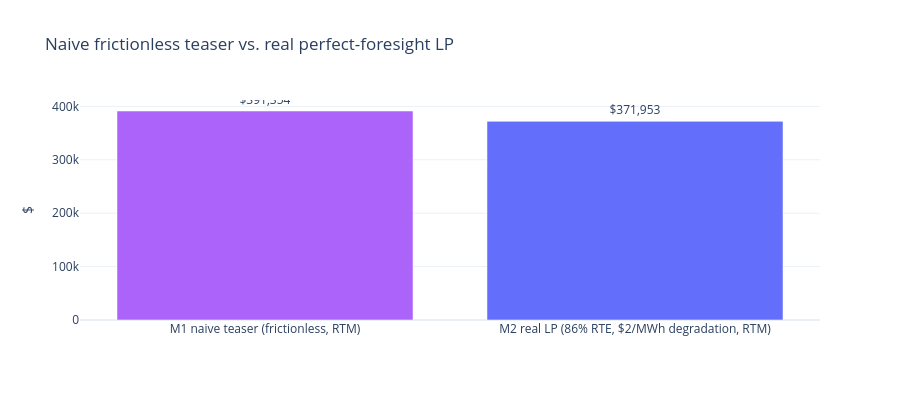

Source (notebook cell):
### Markdown cell above
## 5. Comparison to M1's naive teaser

M1's showcase notebook computed a deliberately naive "sort each day's RTM prices, charge at the 8 cheapest 15-min intervals, discharge at the 8 priciest" number: **$391,354** for the month. The real LP's RTM-only result is *lower* — not a bug. The naive calculation assumed frictionless 100% round-trip efficiency and zero degradation cost; the real LP applies the actual `BatterySpec` defaults (86% RTE, $2/MWh degradation). A physically realistic ceiling is necessarily below a frictionless one.

### Code cell
naive_m1_estimate = 391354
comparison = pd.DataFrame([
    {"method": "M1 naive teaser (frictionless, RTM)", "revenue_usd": naive_m1_estimate},
    {"method": "M2 real LP (86% RTE, $2/MWh degradation, RTM)", "revenue_usd": rtm_result.total_revenue_usd},
])
fig = go.Figure(go.Bar(x=comparison["method"], y=comparison["revenue_usd"],
                        marker_color=["#AB63FA", "#636EFA"],
                        text=comparison["revenue_usd"].map(lambda v: f"${v:,.0f}"), textposition="outside"))
fig.update_layout(title="Naive frictionless teaser vs. real perfect-foresight LP", yaxis_title="$", height=400)
fig.show()

pct_of_naive = rtm_result.total_revenue_usd / naive_m1_estimate * 100
print(f"Real LP captures {pct_of_naive:.1f}% of the naive frictionless estimate — "
      f"the ~{100 - pct_of_naive:.1f}% gap is exactly what efficiency losses and degradation cost account for.")

### Figure 1 — Plotly figure (JSON) as saved in the notebook; plotly's stock layout.template omitted (floating-point values rounded to 4 significant figures)
{"data": [{"marker": {"color": ["#AB63FA", "#636EFA"]}, "text": ["$391,354", "$371,953"], "textposition": "outside", "type": "bar", "x": ["M1 naive teaser (frictionless, RTM)", "M2 real LP (86% RTE, $2/MWh degradation, RTM)"], "y": [391400.0, 372000.0]}], "layout": {"height": 400, "title": {"text": "Naive frictionless teaser vs. real perfect-foresight LP"}, "yaxis": {"title": {"text": "$"}}}}
